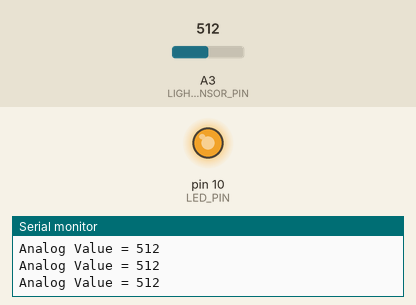
Simulated run of this sketch. Board: Arduino Uno, built with avr-gcc and run on an emulated ATmega328P. On the bench: output pins drawn as LEDs (lit = HIGH), the last lines printed to the serial monitor. Inputs (shaded band) come from the test bench; at power-on: A3 (LIGHT_SENSOR_PIN) = 512.

Above: at 1.2 s.
1.3 s: A3 (LIGHT_SENSOR_PIN) set to 1023
At 2.6 s:
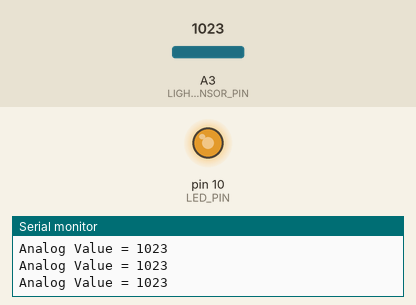
3.0 s: A3 (LIGHT_SENSOR_PIN) set to 900
At 3.9 s:
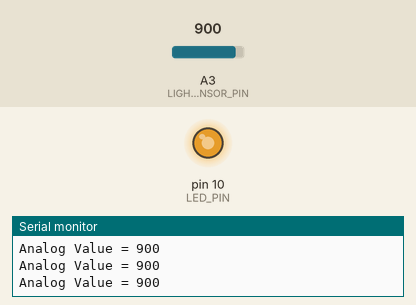
Timing chart, 0 to 6.0 s (numbered marks = the images above; inputs shaded):
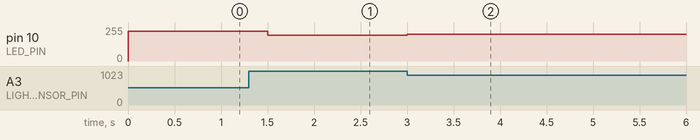

Measured:
- after the input at 1.3 s, pin 10 (LED_PIN): 223/255 → 192/255 after 0.20 s
- after the input at 3.0 s, pin 10 (LED_PIN): 192/255 → 199/255 at once

The sketch:

light-sensor.ino
```cpp
/* -----------------------------------------------------------------
//   系所：資科工碩一 | 學號：312551105  | 姓名：羅羽軒
// -----------------------------------------------------------------
// 智慧夜燈：外面越暗、LED 越亮；外面越亮、LED 越暗
// Hint: analogWrite()
// Ref: https://www.arduino.cc/reference/en/language/functions/analog-io/analogwrite/
// -----------------------------------------------------------------*/

#define LIGHT_SENSOR_PIN 17
#define LED_PIN 10

void setup() {
  // initialize serial communication at 9600 bits per second:
  Serial.begin(115200);
  pinMode(LED_PIN, OUTPUT);
  pinMode(LIGHT_SENSOR_PIN, INPUT);
}

void loop() {
  // reads the input on analog pin (value between 0 and 4095)
  int analogValue = analogRead(LIGHT_SENSOR_PIN);

  Serial.print("Analog Value = ");
  Serial.println(analogValue);  // the raw analog reading

  // analogRead values go from 0 to 1023, analogWrite values from 0 to 255
  analogWrite(LED_PIN, (4095 - analogValue) / 16);

  delay(300);
}
```
